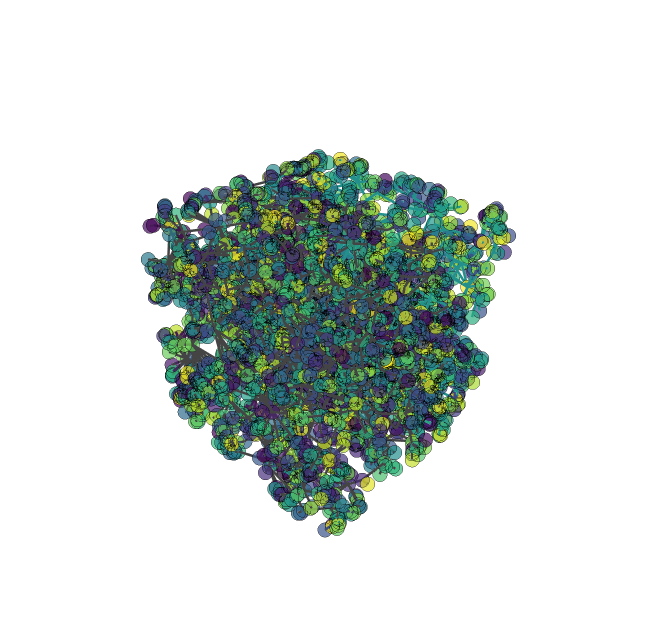

Notebook cell for this chart:
### Code cell
ig = op.visualization.plot_notebook(pn, node_color=pn['pore.diameter'], node_scale=10)
ig.show()

### Figure 1 — Plotly figure (JSON) as saved in the notebook; plotly's stock layout.template omitted (floating-point values rounded to 4 significant figures; data arrays with more than 128 entries replaced by an {"elided": "..."} marker saying what was removed)
{"data": [{"hoverinfo": "text", "line": {"color": {"elided": "5664 int values"}, "colorscale": [[0, "#440154"], [0.1111, "#482878"], [0.2222, "#3e4989"], [0.3333, "#31688e"], [0.4444, "#26828e"], [0.5556, "#1f9e89"], [0.6667, "#35b779"], [0.7778, "#6ece58"], [0.8889, "#b5de2b"], [1, "#fde725"]], "width": 5}, "mode": "lines", "text": {"elided": "5664 str values"}, "type": "scatter3d", "x": {"elided": "16992 float values"}, "y": {"elided": "16992 float values"}, "z": {"elided": "16992 float values"}}, {"hoverinfo": "text", "marker": {"color": {"elided": "3298 float values"}, "colorscale": [[0, "#440154"], [0.1111, "#482878"], [0.2222, "#3e4989"], [0.3333, "#31688e"], [0.4444, "#26828e"], [0.5556, "#1f9e89"], [0.6667, "#35b779"], [0.7778, "#6ece58"], [0.8889, "#b5de2b"], [1, "#fde725"]], "line": {"color": "black", "width": 0.5}, "size": {"elided": "3298 int values"}, "symbol": "circle"}, "mode": "markers", "text": {"elided": "3298 str values"}, "type": "scatter3d", "x": {"elided": "3298 float values"}, "y": {"elided": "3298 float values"}, "z": {"elided": "3298 float values"}}], "layout": {"height": 625, "hovermode": "closest", "margin": {"t": 100}, "scene": {"xaxis": {"showbackground": false, "showgrid": false, "showline": false, "showticklabels": false, "title": {"text": ""}, "zeroline": false}, "yaxis": {"showbackground": false, "showgrid": false, "showline": false, "showticklabels": false, "title": {"text": ""}, "zeroline": false}, "zaxis": {"showbackground": false, "showgrid": false, "showline": false, "showticklabels": false, "title": {"text": ""}, "zeroline": false}}, "showlegend": false, "width": 650}}
